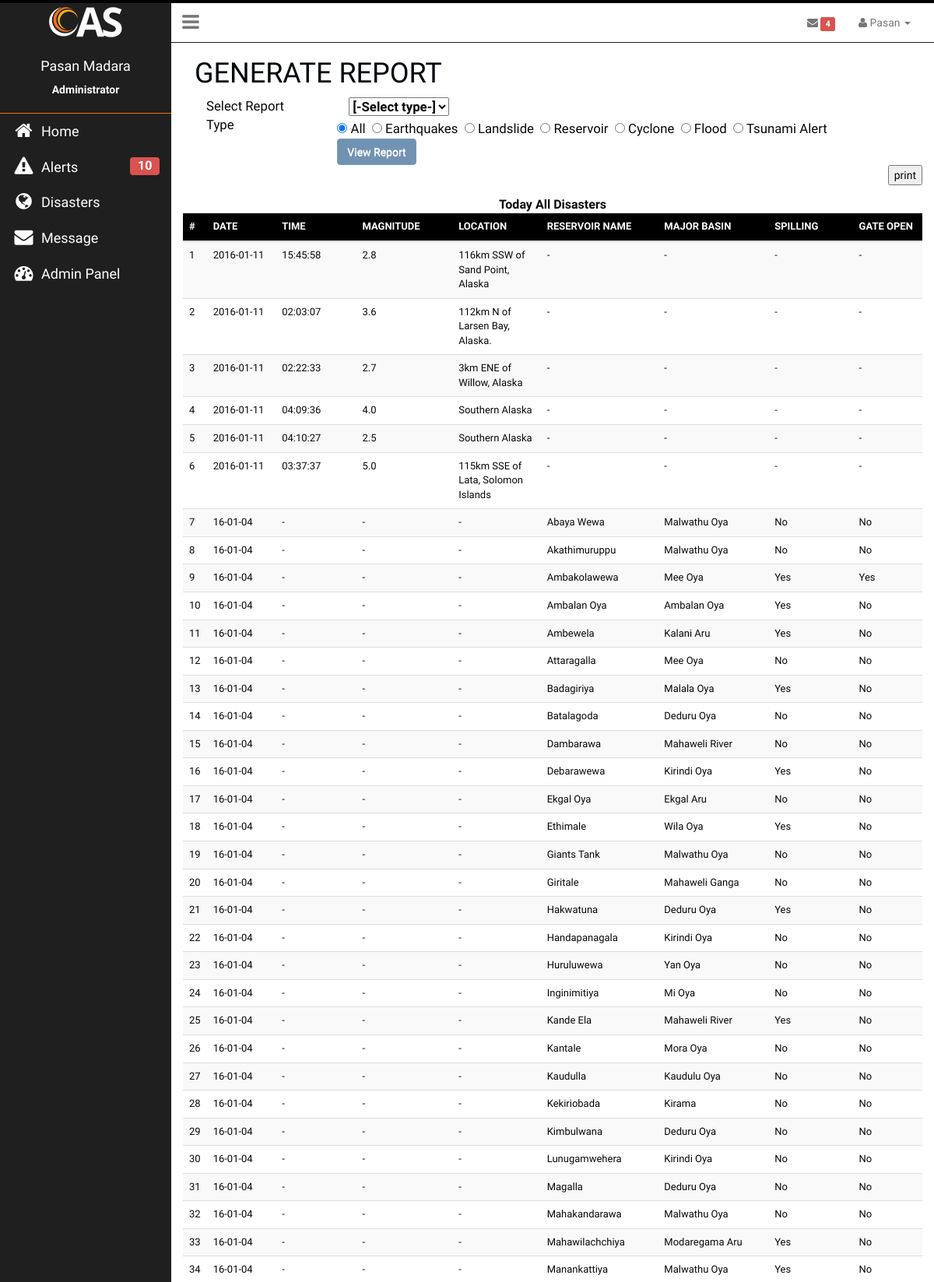
The page /app/view/report-home.php (signed in, upper part) on the database its author committed.
### tables this page shows
CREATE TABLE IF NOT EXISTS `employee` (
  `Emp_ID` int(8) NOT NULL AUTO_INCREMENT,
  `F_Name` varchar(100) NOT NULL,
  `L_Name` varchar(100) NOT NULL,
  `E_nic` varchar(10) NOT NULL,
  `E_email` varchar(50) NOT NULL,
  `E_tel` varchar(12) NOT NULL,
  `E_jobrole` varchar(30) NOT NULL,
  `E_image` blob NOT NULL,
  `E_password` varchar(255) NOT NULL,
  `E_on_off` tinyint(1) NOT NULL,
  `Admin_auth` tinyint(1) NOT NULL,
  PRIMARY KEY (`Emp_ID`)
);

CREATE TABLE IF NOT EXISTS `earthquake` (
  `id` varchar(20) NOT NULL,
  `date` date NOT NULL,
  `time` time NOT NULL,
  `magnitude` decimal(10,1) NOT NULL,
  `tsunami` int(11) NOT NULL,
  `place` varchar(80) NOT NULL,
  `longitude` decimal(11,8) NOT NULL,
  `latitude` decimal(10,8) NOT NULL,
  PRIMARY KEY (`id`)
);

CREATE TABLE IF NOT EXISTS `reservoir` (
  `id` varchar(50) NOT NULL,
  `reservoir_name` varchar(100) NOT NULL,
  `district` varchar(100) NOT NULL,
  `latitude` decimal(10,8) NOT NULL,
  `longitude` decimal(11,8) NOT NULL,
  `major_basin` varchar(100) NOT NULL,
  `catchment_area` varchar(50) NOT NULL,
  `capacity` decimal(10,2) NOT NULL,
  `specified_acerage` decimal(10,2) NOT NULL,
  `max_bund_height` decimal(10,2) NOT NULL,
  `full_supply_depth` decimal(10,2) NOT NULL,
  `water_depth_above_sluice` decimal(10,2) NOT NULL,
  `spilling` varchar(10) NOT NULL DEFAULT 'No',
  `gate_open` varchar(10) NOT NULL DEFAULT 'No',
  PRIMARY KEY (`reservoir_name`)
);

### app/models/dbConfig.php (called while the page is built, shortened)
<?php
$db_host="localhost";
$db_user = "root";
$db_pass = "";
$db_name="cas";
try {
    $db_con = new PDO("mysql:host={$db_host};dbname={$db_name}",$db_user,$db_pass);
    $db_con->setAttribute(PDO::ATTR_ERRMODE,PDO::ERRMODE_EXCEPTION);
}
catch(PDOException $e){
    echo $e->getMessage();
}
include_once "user_class.php";
$user = new USER($db_con);
?>

### app/models/user_class.php (called while the page is built, shortened)
<?php
class USER {
    private $db;
    function __construct($db_con){
        $this->db = $db_con;
    }
    public function user_details($user_id){
        $stmt = $this->db->prepare("SELECT * FROM employee WHERE E_nic = '$user_id'");
        $stmt->execute();
        $userRow=$stmt->fetch(PDO::FETCH_ASSOC);
        return $userRow;
    }
    public function unread_messages($user_id){
        $stmt = $this->db->prepare("SELECT * FROM message WHERE to_user = '$user_id' AND read_status = 'no'");
        $stmt->execute();
        $msgcount = $stmt->rowCount();
        return $msgcount;
    }
}

### app/models/classes/DB.php (called while the page is built, shortened)
<?php
class DB{
    private static $_instance = null;
    private $_pdo,
            $_query,
            $_error = false,
            $_results,
            $_count = 0;
    private function __construct(){
        try{
            $this->_pdo = new PDO ('mysql:host=' . Config::get('mysql/host') . ';dbname=' . Config::get('mysql/db'), Config::get('mysql/username'), Config::get('mysql/password'));
        } catch(PDOException $e) {
            die($e->getMessage());
        }
    }
    public static function getInstance(){
        if (!isset(self::$_instance)){
            self::$_instance = new DB();
        }
        return self::$_instance;
    }
    public function query($sql){
        if ($this->_query = $this->_pdo->prepare($sql)){
            if ($this->_query->execute()){
                $this->_results = $this->_query->fetchAll(PDO::FETCH_OBJ);
                $this->_count = $this->_query->rowCount();
            } else {
                $this->_error = true;
            }
        }
        return $this;
    }
    public function count(){
        return $this->_count;
    }
    public function result(){
        return $this->_results;
    }
}

### app/models/classes/Config.php (called while the page is built)
<?php
class Config{
    public static function get($path = null){
        if($path){
            $config = $GLOBALS['config'];
            $path = explode('/',$path);
            foreach($path as $bit){
                if(isset($config[$bit])){
                    $config = $config[$bit];
                }
            }
            return $config;
        }
        return false;
    }
}

### app/view/report-home.php (the view, shortened to what this page needs)
<?php include "../templates/header.php";
require_once '../models/dbConfig.php';
require_once '../controllers/report.php';
$db = DB::getInstance();
?>
</head>
<body>
<div>
    <div><?php include "../templates/topmenu.php"; ?></div>
    <div>
        <aside class="left-side"><?php include "../templates/sidemenu.php"; ?></aside>
        <div class="right-side">
            <div class="container-fluid">
                <div class="col-lg-12 Rform" >
                    <h1 style="color: #00080C;text-align: left">GENERATE REPORT</h1>
                    <div class="col-lg-2" style="font-size: larger">Select Report Type </div>
                    <div class="col-lg-10">
                        <form onsubmit="return submitResult()" style="font-size: larger" action="">
                            <div class="col-lg-12 lefts">
                                <div class="col-lg-3" >
                                    <label>
                                        <select class='type' name="type"  required>
                                            <option value="">[-Select type-]</option>
                                        </select>
                                    </label>
                                </div>
                            </div><br>
                            <div class="col-lg-12" required>
                                <input type="radio" name="dis_type" value="" checked> All&nbsp;
                                <input type="radio" name="dis_type" value="earthquake"> Earthquakes&nbsp;
                                <input type="radio" name="dis_type" value="landslide"> Landslide&nbsp;
                                <input type="radio" name="dis_type" value="reservoir"> Reservoir&nbsp;
                                <input type="radio" name="dis_type" value="cyclone"> Cyclone&nbsp;
                                <input type="radio" name="dis_type" value="flood"> Flood&nbsp;
                                <input type="radio" name="dis_type" value="tsunami"> Tsunami Alert&nbsp;
                            </div>
                            <div class="col-lg-12">
                            <input data-toggle="modal" data-target="#myModal" class="btn btn-default btn-primary" type="submit"  value="View Report" >
                            </div>
                        </form>
                    </div>
                </div>
                <div style="text-align: right;"><form name="myForm" action="" onsubmit="return Printpage()" method="post">
                        <button class="btn1" value="print">print</button>
                    </form></div>
                <div style="text-align: center;font-size: medium"><b><?php echo $type1."\t\t ".$Dtype;?> Disasters</b></div>
                <?php
                switch ($Dtype) {
                    case "":
                        $ydy=date('y-m-d',strtotime("-7 days"));
            echo '<table  class="table table-striped th" style="font-size: small;font-family: Lora,serif;height:50%;width: 100%;">
                <col width="20">
                <col width="320">
                <col width="320">
                <col width="320">
                <col width="320">
                <col width="320">
                <col width="320">
                <col width="320">
                <col width="320">
                <thead style="width: 100%">
                <tr>
                    <th>#</th>
                    <th>DATE</th>
                    <th>TIME</th>
                    <th>MAGNITUDE</th>
                    <th>LOCATION</th>
                    <th>RESERVOIR NAME</th>
                    <th>MAJOR BASIN</th>
                    <th>SPILLING</th>
                    <th>GATE OPEN</th>
                </tr>
                </thead>
                <tbody>';
                    if($count1>0) {
                        for ($i = 0; $i < $count1; $i++) {
                            $j=$i+1;
                            echo
                            "<tr>
                                        <td>{$j}</td>
                                        <td>{$data1[$i]->date}</td>
                                        <td>{$data1[$i]->time}</td>
                                        <td>{$data1[$i]->magnitude}</td>
                                        <td>{$data1[$i]->place}</td>
                                        <td>-</td>
                                        <td>-</td>
                                        <td>-</td>
                                        <td>-</td>
                                        </tr>\n";
                        }
                    }
                        if($count2>0) {
                            for ($i = 0; $i < $count2; $i++) {
                                $j=$i+$count1+1;
                                echo
                                "<tr>
                                        <td>{$j}</td>
                                        <td>{$ydy}</td>
                                        <td>-</td>
                                        <td>-</td>
                                        <td>-</td>
                                        <td>{$data2[$i]->reservoir_name}</td>
                                        <td>{$data2[$i]->major_basin}</td>
                                        <td>{$data2[$i]->spilling}</td>
                                        <td>{$data2[$i]->gate_open}</td>
                                        </tr>\n";
                            }
                        }
                    echo"</tbody>
            </table>";
                }
               ?>
        </div>
    </div>
</div>
</div>
</body>

### app/templates/topmenu.php (shortened to what this page needs)
<?php
$user_nic = $_SESSION['user_session'];
$u = $user->user_details($user_nic);
$msg = $user->unread_messages($user_nic);
?>
<nav class="navbar navbar-default topnav">
    <div><a href="<?php echo SCRIPT_ROOT ?>/public/home.php" class="logo"></a></div>
    <div class="container-fluid">
        <div class="collapse navbar-collapse" id="bs-example-navbar-collapse-1">
            <ul class="nav navbar-nav navbar-left hidden-xs">
                <li class="sidetoglle"><a href="#" id="toggleside" class="sidebar-toggle" data-toggle="offcanvas"><i class="fa fa-reorder"></i></a></li>
            </ul>
            <ul class="nav navbar-nav navbar-right">
                <li class="hidden-xs"><a href="<?php echo SCRIPT_ROOT ?>/app/view/message_inbox.php">
                        <i class="fa fa-envelope"></i>
                        <span class="label label-danger"><?php echo $msg ?></span>
                    </a></li>
                <li class="dropdown">
                    <a href="#" class="dropdown-toggle" data-toggle="dropdown" role="button" aria-haspopup="true" aria-expanded="false">
                        <i class="fa fa-user"></i>
                        <span><?php echo $u['F_Name']; ?></span> <span class="caret"></span></a>
                </li>
            </ul>
        </div>
    </div>
</nav>

### app/templates/sidemenu.php (shortened to what this page needs)
<?php
    $user_nic = $_SESSION['user_session'];
    $u = $user->user_details($user_nic);
    $cnt=$db->query("SELECT * FROM alert ")->count();
?>
<div class="sidemenu hidden-xs" id="sidemenu">
    <div class="sidemenu-content" id="sidemenu-content">
        <div class="profile">
            <div class="details">
                <div class="name"><h4><?php echo $u['F_Name'] ." ". $u['L_Name']; ?></h4></div>
                <div class="title"><strong><?php echo $u['E_jobrole']; ?></strong></div>
            </div>
        </div>
        <div class="menu">
            <ul class="nav">
                <li><a href="<?php echo SCRIPT_ROOT ?>/public/home.php">
                        <i class="fa fa-home fa-fw pull-left"></i>
                        Home</a></li>
                <li><a href="<?php echo SCRIPT_ROOT ?>/app/view/alerts.php">
                        <i class="fa fa-exclamation-triangle fa-fw pull-left"></i>
                        Alerts<span class="label label-danger" style="font-size: medium;float: right"><?php echo $cnt ?></span></a></li>
                <li><a href="<?php echo SCRIPT_ROOT ?>/app/view/report-home.php">
                        <i class="fa fa-globe fa-fw pull-left"></i>
                        Disasters</a></li>
                <li><a href="<?php echo SCRIPT_ROOT ?>/app/view/message_inbox.php">
                        <i class="fa fa-envelope fa-fw pull-left"></i>
                        Message</a></li>
                <?php if($u['E_jobrole'] == 'Administrator') { ?>
                <li data-toggle="collapse" data-target="#admin" class="collapsed active"><a href="#">
                        <i class="fa fa-dashboard fa-fw pull-left"></i>
                            Admin Panel</a></li>
                <?php } ?>
            </ul>
        </div>
    </div>
</div>

### public/css/cas.css (style rules this page uses)
* { font-family:Raleway; }
a,a:active,a:hover,a:visited { text-decoration: none; }
body { color:#080808; }
ul { text-decoration: none; list-style: none; padding:0; }
ul li { list-style: none; }
.topnav { border-bottom: solid thin #1F1F1F; border-top:none; border-left: none; border-right: none; border-top: none; box-shadow: none; background-color: #fff; background-image: none; margin: 0; border-radius: 0; padding: 0; color: #080808; }
.logo { float: left; line-height: 50px; width: 220px; height: 50px; display: block; background-image: url('../images/logo.png'); background-color: #1F1F1F; }
.sidetoglle { height:50px; width: 50px; font-size: 25px; text-align: center; }
.sidetoglle i { padding-top: 12px; padding-bottom: 12px; }
.sidetoglle a { padding: 0 !important; }
.sidemenu { background-color: #1F1F1F; width: 220px; height: 100vh; overflow: hidden; }
.sidemenu-content { color:#fff; }
.sidemenu-content .profile { padding: 10px 0 20px 0; border-bottom: solid thin #f56d18; }
.sidemenu-content .details .name,.sidemenu-content .details .title { text-align: center; }
.sidemenu-content .menu ul li { font-size: 24px; }
.sidemenu-content .menu ul li a { color:#fff; font-size: 18px; }
.sidemenu-content .menu ul li a i { font-size: 24px; }
.left-side { position: absolute; width: 220px; }
.right-side, .left-side { display: block; }
.right-side { margin-left: 220px; -webkit-transition: all 0.5s ease-in-out; -moz-transition: all 0.5s ease-in-out; -o-transition: all 0.5s ease-in-out; transition: all 0.5s ease-in-out; }
html, body, { position:fixed; top:0; bottom:0; left:0; right:0; }
th { background-color: black; color: white; }

### rows shown on the page
employee: F_Name "Pasan", L_Name "Madara", E_jobrole "Administrator"
earthquake: j "1", date "2016-01-11", time "15:45:58", magnitude "2.8", place "116km SSW of Sand Point, Alaska"
earthquake: j "2", date "2016-01-11", time "02:03:07", magnitude "3.6", place "112km N of Larsen Bay, Alaska."
earthquake: j "3", date "2016-01-11", time "02:22:33", magnitude "2.7", place "3km ENE of Willow, Alaska"
earthquake: j "4", date "2016-01-11", time "04:09:36", magnitude "4.0", place "Southern Alaska"
earthquake: j "5", date "2016-01-11", time "04:10:27", magnitude "2.5", place "Southern Alaska"
earthquake: j "6", date "2016-01-11", time "03:37:37", magnitude "5.0", place "115km SSE of Lata, Solomon Islands"
reservoir: j "7", reservoir_name "Abaya Wewa", major_basin "Malwathu Oya", spilling "No", gate_open "No"
reservoir: j "8", reservoir_name "Akathimuruppu", major_basin "Malwathu Oya", spilling "No", gate_open "No"
reservoir: j "9", reservoir_name "Ambakolawewa", major_basin "Mee Oya", spilling "Yes", gate_open "Yes"
reservoir: j "10", reservoir_name "Ambalan Oya", major_basin "Ambalan Oya", spilling "Yes", gate_open "No"
reservoir: j "11", reservoir_name "Ambewela", major_basin "Kalani Aru", spilling "Yes", gate_open "No"
reservoir: j "12", reservoir_name "Attaragalla", major_basin "Mee Oya", spilling "No", gate_open "No"
reservoir: j "13", reservoir_name "Badagiriya", major_basin "Malala Oya", spilling "Yes", gate_open "No"
reservoir: j "14", reservoir_name "Batalagoda", major_basin "Deduru Oya", spilling "No", gate_open "No"
reservoir: j "15", reservoir_name "Dambarawa", major_basin "Mahaweli River", spilling "No", gate_open "No"
reservoir: j "16", reservoir_name "Debarawewa", major_basin "Kirindi Oya", spilling "Yes", gate_open "No"
reservoir: j "17", reservoir_name "Ekgal Oya", major_basin "Ekgal Aru", spilling "No", gate_open "No"
reservoir: j "18", reservoir_name "Ethimale", major_basin "Wila Oya", spilling "Yes", gate_open "No"
reservoir: j "19", reservoir_name "Giants Tank", major_basin "Malwathu Oya", spilling "No", gate_open "No"
reservoir: j "20", reservoir_name "Giritale", major_basin "Mahaweli Ganga", spilling "No", gate_open "No"
reservoir: j "21", reservoir_name "Hakwatuna", major_basin "Deduru Oya", spilling "Yes", gate_open "No"
reservoir: j "22", reservoir_name "Handapanagala", major_basin "Kirindi Oya", spilling "No", gate_open "No"
reservoir: j "23", reservoir_name "Huruluwewa", major_basin "Yan Oya", spilling "No", gate_open "No"
reservoir: j "24", reservoir_name "Inginimitiya", major_basin "Mi Oya", spilling "No", gate_open "No"
reservoir: j "25", reservoir_name "Kande Ela", major_basin "Mahaweli River", spilling "Yes", gate_open "No"
reservoir: j "26", reservoir_name "Kantale", major_basin "Mora Oya", spilling "No", gate_open "No"
reservoir: j "27", reservoir_name "Kaudulla", major_basin "Kaudulu Oya", spilling "No", gate_open "No"
reservoir: j "28", reservoir_name "Kekiriobada", major_basin "Kirama", spilling "No", gate_open "No"
reservoir: j "29", reservoir_name "Kimbulwana", major_basin "Deduru Oya", spilling "No", gate_open "No"
reservoir: j "30", reservoir_name "Lunugamwehera", major_basin "Kirindi Oya", spilling "No", gate_open "No"
reservoir: j "31", reservoir_name "Magalla", major_basin "Deduru Oya", spilling "No", gate_open "No"
reservoir: j "32", reservoir_name "Mahakandarawa", major_basin "Malwathu Oya", spilling "No", gate_open "No"
reservoir: j "33", reservoir_name "Mahawilachchiya", major_basin "Modaregama Aru", spilling "Yes", gate_open "No"
reservoir: j "34", reservoir_name "Manankattiya", major_basin "Malwathu Oya", spilling "Yes", gate_open "No"

### other values the page prints
$msg "4"
$cnt "10"
$type1 "Today All"
